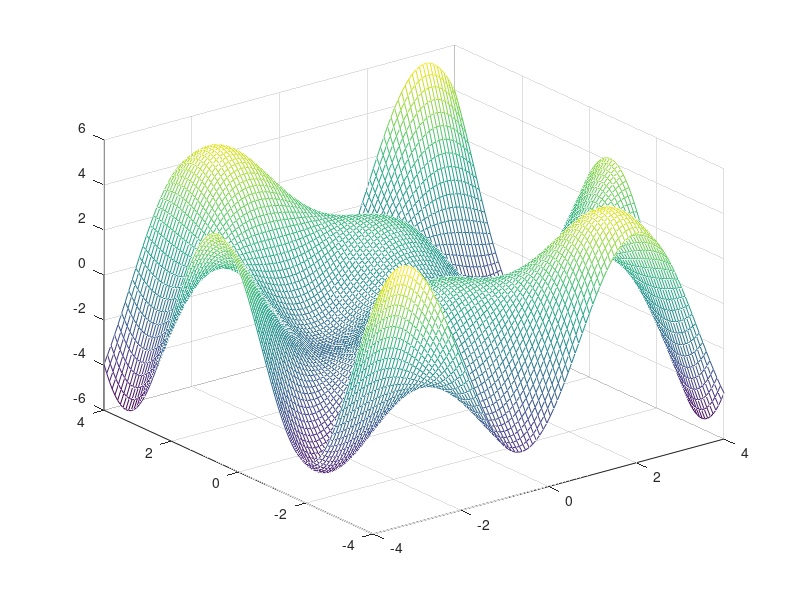
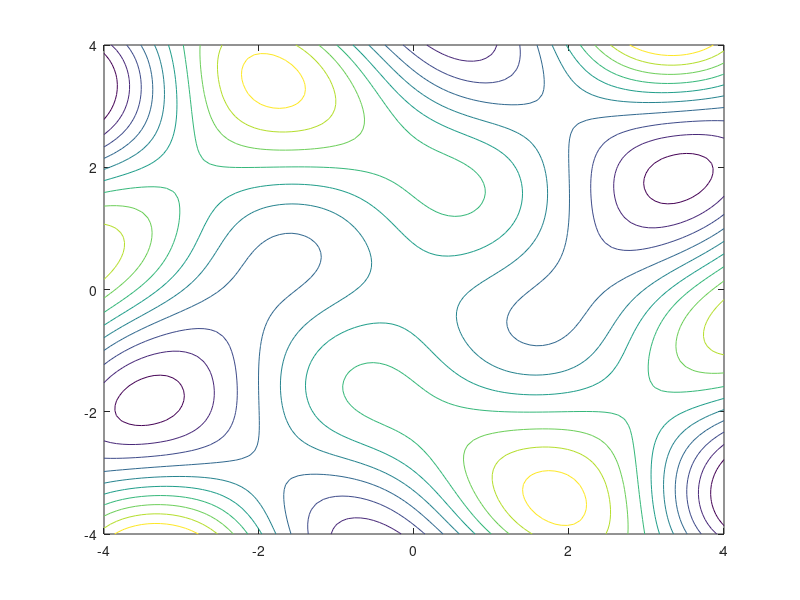

The MATLAB source for these figures, in order: (Note: this script raises an error after producing the figures.)
%% Plot figure %%
[X,Y] = meshgrid(linspace(-4, 4));
Z = Y .* sin(X + Y) - X .* sin(X - Y);
figure1 = figure('Name','Mesh Grid','NumberTitle','off');
mesh(X, Y, Z)
figure2 = figure('Name','Contour','NumberTitle','off');
contour(X, Y, Z)
%% solve f Gradaian %%
% x and y decelration %
syms x y
% write equations %
% df/dx
eq1 = y * cos(x + y) - sin(x - y) - x * cos(x - y);
% df/dy
eq2 = y * cos(x + y) + sin(x + y) + x * cos(x - y);
eq = [eq1, eq2];
ans_counter = 1;
sol_x = zeros(1);
sol_y = zeros(1);
for i = -3:3
    for j = -3:3
        [ans_x, ans_y] = vpasolve(eq, [x,y], [i; j]);
        if ans_counter > 1 && abs(sol_x(ans_counter-1) - ans_x) < 1e-1 && abs(sol_y(ans_counter-1) - ans_y) < 1e-1
            continue;
        end
        if ans_x > 4 || ans_x < -4 || ans_y > 4 || ans_y < -4
            continue;
        end
        sol_x(ans_counter) = ans_x;
        sol_y(ans_counter) = ans_y;
        ans_y * cos(ans_x - ans_y) - sin(ans_x - ans_y) - ans_x * cos(ans_x - ans_y);
        ans_y * cos(ans_x + ans_y) + sin(ans_x + ans_y) + ans_x * cos(ans_x - ans_y);
        ans_counter = ans_counter + 1;
    end
end
sol = [sol_x; sol_y];
all_sol = [-3.41877   -1.82764  
     -2.88904   1.84693  
     -2.02875   0.00000  
     -1.84693   -2.88904  
     -1.82764   3.41877  
     -1.75560   0.36547 
     -0.36547   -1.7556  
      0.00000   -2.02875  
      0.00000   0.00000  
      0.00000   2.02875  
      0.36547   1.7556  
      1.75560   -0.36547  
      1.82764   -3.41877  
      1.84693   2.88904  
      2.02875   0.00000  
      2.88904   -1.84693  
      3.41877   1.82764 ];
x = all_sol(:, 1);
y = all_sol(:, 2);
% Hessian %
% d^2f/dx^2
H1 = -y .* sin(x + y) - 2 * cos(x - y) + x .* cos(x -y);
% d^2f/dxdy
H2 = cos(x + y) - y .* sin(x + y) + cos(x - y) - x .* sin(x - y);
% d^2f/dydx
H3 = cos(x + y) - y .* sin(x + y) + cos(x - y) - x .* sin(x - y);
% d^2f/dy^2
H4 = x .* sin(x - y) + 2 * cos(x + y) - y .* sin(x + y);
H = [H1 H2;
     H3 H4];
H_ans = zeros(1, length(x));
for i = 1:length(x)
    h1 = -y(i) .* sin(x(i) + y(i)) - 2 * cos(x(i) - y(i)) + x(i) .* cos(x(i) -y(i));
    h2 = cos(x(i) + y(i)) - y(i) .* sin(x(i) + y(i)) + cos(x(i) - y(i)) - x(i) .* sin(x(i) - y(i));
    h3 = cos(x(i) + y(i)) - y(i) .* sin(x(i) + y(i)) + cos(x(i) - y(i)) - x(i) .* sin(x(i) - y(i));
    h4 = x(i) .* sin(x(i) - y(i)) + 2 * cos(x(i) + y(i)) - y(i) .* sin(x(i) + y(i));
    temp_H = [h1 h2;
              h3 h4];
    d = eig(temp_H);
    if all(d > 0)
        H_ans(i) = 1;
    elseif all(d < 0)
        H_ans(i) = -1;
    end
end
z = y .* sin(x + y) - x .* sin(x - y);
figure3 = figure('Name','Mesh Grid With Points','NumberTitle','off');
mesh(X, Y, Z)
hold;
for i = 1:length(x)
    plot3(x(i), y(i), z(i),'.r','markersize',10);
end
figure4 = figure('Name','Contour With Point','NumberTitle','off');
contour(X, Y, Z)
hold;
for i = 1:length(x)
    plot(x(i), y(i),'.r','markersize',10);
end
print(figure1, '3Dplot.png','-dpng','-r300');
print(figure2, 'Contour.png','-dpng','-r300');
print(figure3, '3DplotWithPoints.png','-dpng','-r300');
print(figure4, 'ContourWithPoints.png','-dpng','-r300');